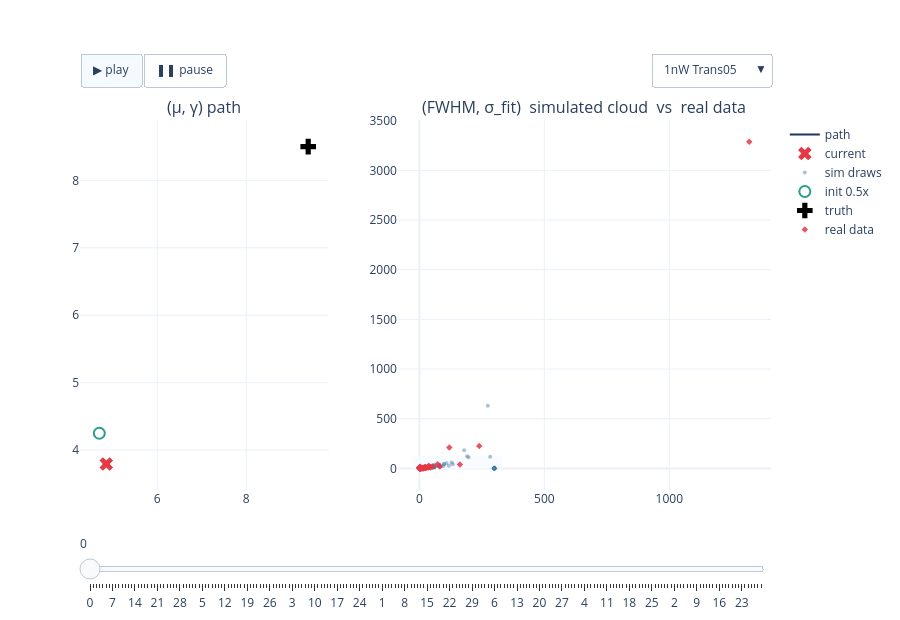

Source (notebook cell):
### Code cell
# FIG 1a — 1nW interactive: path + cloud, experiment dropdown + play/slider   (22a verbatim)
fig_1nW = build_power_figure(RESULTS, '1nW')
if fig_1nW is not None:
    _h = os.path.join(REPO_ROOT, 'notebooks', '24_realdata_accuracy', '24x-fig1a-1nW-paths-clouds.html')
    fig_1nW.write_html(_h, include_plotlyjs='cdn', config=CONFIG_PLOT)
    print('wrote', _h, f'({os.path.getsize(_h)/1e6:.1f} MB)')
    fig_1nW.show(config=CONFIG_PLOT)
